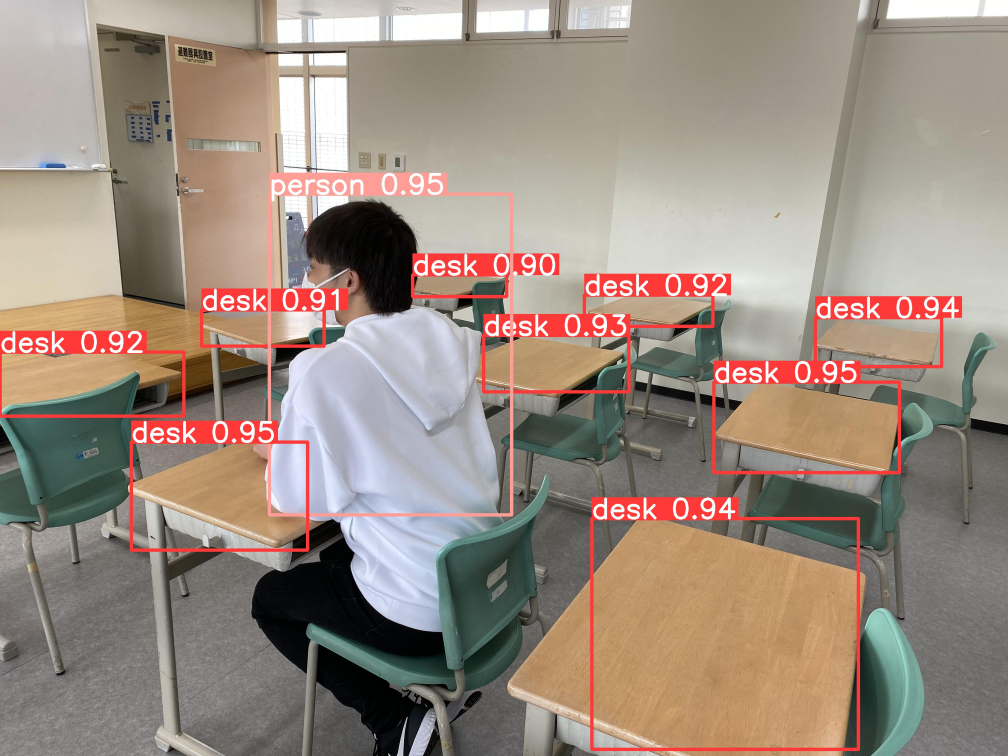
#> input picture opencv/runs/detect/exp/IMG_3297.jpg, 4032 x 3024 px, found by its file name (shown at 1/4 size)
$ python hello.py
#> lines starting #> are read from the running program, lines starting #| are printed output that depends on the picture
import cv2

'''   "cv2.imread()"は、画像を読み込む
第１引数には、「画像ファイル」、第２引数には「フラグを設定」することができる。
cv2.IMREAD_COLOR:カラー画像として読み込む。デフォルト
cv2.IMREAD_GRAYSCALE:グレースケール画像として読み込む
cv2.IMREAD_UNCHANGED:アルファチャンネル(.pngとかの透明度)も含めた画像として読み込む
'''


img = cv2.imread('/home/snowyowl/Downloads/yolov5-master/runs/detect/exp61/IMG_3297.JPG')
#> img is the input picture: shape (3024, 4032, 3); mean B, G, R 128.9, 140.5, 155.7


img_resize = cv2.resize(img,(400,300))
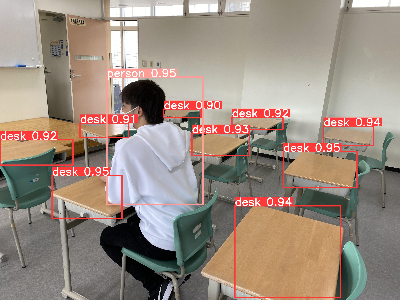
#> img_resize: shape (300, 400, 3); mean B, G, R 128.9, 140.5, 155.7

'''   "cv2.imshow()"は、画像をウインドウ上に表示する
第1引数には、「文字列型で指定するウインドウ名」、第2引数には「表示したい画像」
複数のウインドウを表示させることができるが、各ウインドウには異なる名前をつけないといけない。
日本語の名前は、禁止
'''
cv2.imshow('image',img_resize)
cv2.waitKey(0)
#> (the run stopped early here; a loop or call above may not have finished)
